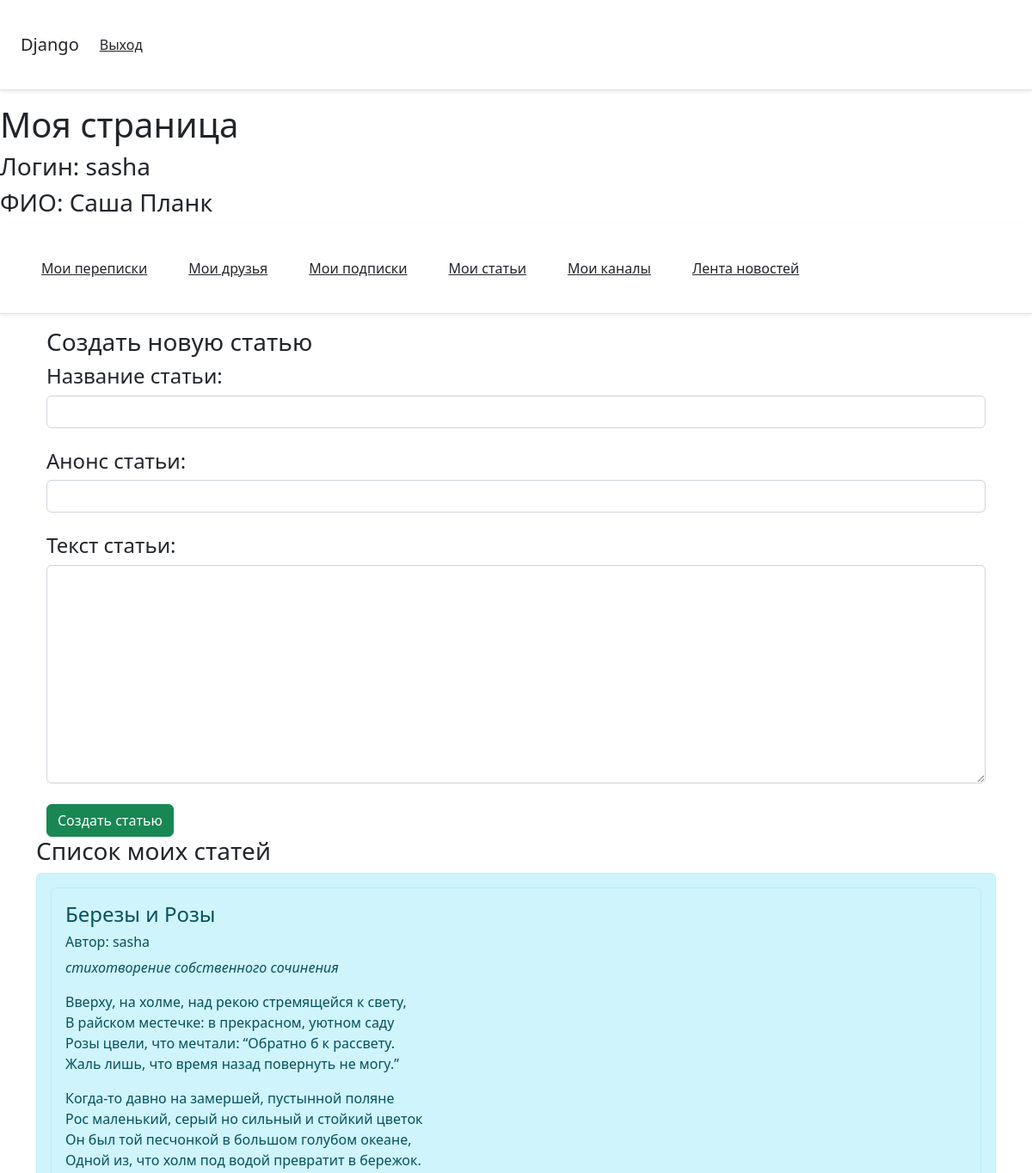
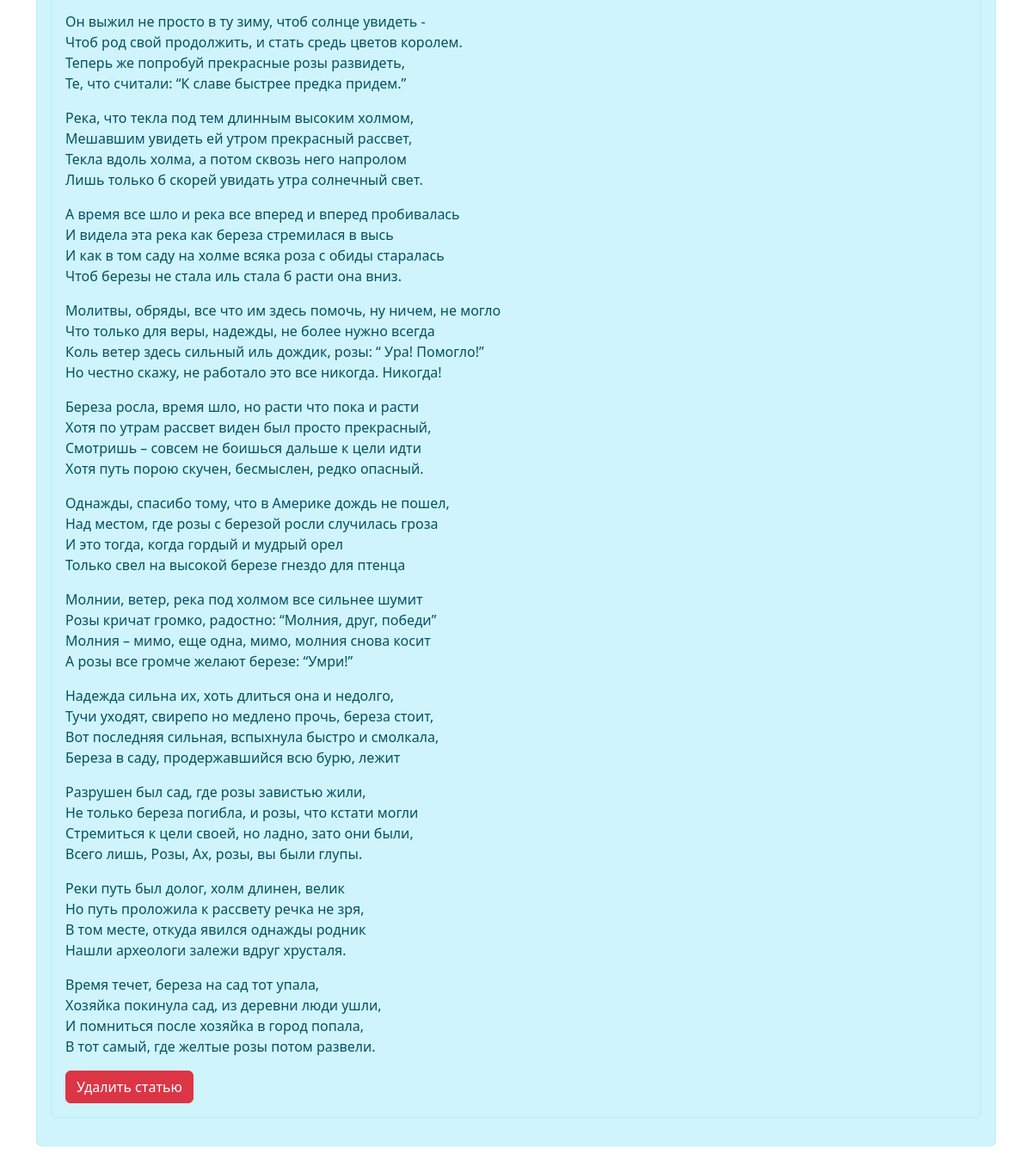
Screenshot of /1/myarticles with the database file from the repository (2 pictures, top to bottom).
### main/models.py (models this page shows)
class StandartUser(models.Model):
    password = models.CharField(max_length=256)
    username = models.CharField('username', max_length=150)
    last_name = models.CharField(max_length=150)
    date_joined  = models.DateTimeField(auto_now=True)
    first_name = models.CharField(max_length=150)

class Articles(models.Model):
    author = models.CharField('Автор', max_length=25)
    title = models.CharField('Название', max_length=255)
    intro = models.CharField('Анонс', max_length=250)
    content = models.TextField('Статья',blank=True)
    time_create = models.DateTimeField('Время создания',auto_now_add=True)
    time_update = models.DateTimeField('Время редакции',auto_now=True)
    is_published = models.BooleanField('Статус публикации',default=True)

### main/views.py (the view)
# urls.py: path('<int:id>/myarticles', views.myarticles, name='myarticles'),
def myarticles(request, id):
   user = get_object_or_404(StandartUser, id=id)
   form = ArticlesForm(request.POST)
   if form.is_valid():
      article = form.save(commit=False)
      article.author = user.username
      article.save()
      return redirect('myarticles', id=id)
   else:
      form = ArticlesForm()
   myaricles = Articles.objects.all()
   data = {
        'form': form,
        'user': user,
        'news': myaricles,
   }
   return render(request, 'user/myarticles.html', data)

### main/forms.py
class ArticlesForm(ModelForm):
    class Meta:
        model = Articles
        fields = ['author', 'title', 'intro', 'content']
        widgets = {
            "author": TextInput(attrs={
                'class': 'form-control'
            }),
            "title": TextInput(attrs={
                'class': 'form-control'
            }),
            "intro": TextInput(attrs={
                'class': 'form-control'
            }),
            "content": Textarea(attrs={
                'class': 'form-control'
            }),
        }

### main/templates/user/myarticles.html (shortened to what this page needs)
{% extends 'user/userpage.html' %}
{% block href %}
<div class="container">
    <div class="container">
        <h3>Создать новую статью</h3>
        <form method="post">
            <h4>Название статьи:</h4>
            {{ form.title }}<br>
            <h4>Анонс статьи:</h4>
            {{ form.intro }}<br>
            <h4>Текст статьи:</h4>
            {{ form.content }}<br>
            <input type="submit" class="btn btn-success" value="Создать статью">
        </form>
    </div>
    <h3>Список моих cтатей</h3>
    <div class="alert alert-info">
        {% if news|length > 0 %}
            {% for elem in news reversed %}
                {% if elem.author == user.username %}
                    <div class="alert alert-info">
                        <h4>{{ elem.title }}</h4>
                        <h6>Автор: {{ elem.author }}</h6>
                        <p><em>{{ elem.intro }}</em></p>
                        <article>{{ elem.content|linebreaks }}</article>
                        <button class="btn btn-danger delete-article" data-article-id="{{ elem.id }}">Удалить статью</button>
                    </div>
                {% endif %}
            {% endfor %}
        {% else %}
        <p>У меня пока нету статей</p>
        {% endif %}
    </div>
</div>
{% endblock %}

### main/templates/user/userpage.html (shortened to what this page needs)
{% extends 'user/base.html' %}
{% block body %}
<h1>Моя страница</h1>
<h3>Логин: {{ user.username }}</h3>
<h3 style="text-transform:capitalize">ФИО: {{ user.first_name }} {{ user.last_name }}</h3>
<div class="d-flex flex-column flex-md-row align-items-center p-3 px-md-4 mb-3 bg-white border-bottom shadow-sm">
    <a class="p-4 text-dark" href="mychats">Мои переписки</a>
    <a class="p-4 text-dark" href="myfriends">Мои друзья</a>
    <a class="p-4 text-dark" href="mysubscribes">Мои подписки</a>
    <a class="p-4 text-dark" href="myarticles">Мои статьи</a>
    <a class="p-4 text-dark" href="mychanels">Мои каналы</a>
    <a class="p-4 text-dark" href="news">Лента новостей</a>
</div>
{% block href %}{% endblock %}
{% endblock %}

### rows the page displays
StandartUser: username "sasha", first_name "Саша", last_name "Планк"
Articles: title "Березы и Розы", author "sasha", intro "стихотворение собственного сочинения", content "Вверху, на холме, над рекою стремящейся к свету, В райском местечке: в прекрасном, уютном саду Розы цвели, что мечтали: “Обратно б к рассвету. Жаль лишь, что время назад повернуть не могу.” Когда-то давно на замершей, пустынной поляне Рос маленький, серый но сильный и стойкий цветок Он был той песчонкой в большом голубом океане, Одной из, что холм под водой превратит в бережок. Он выжил не просто в ту зиму, чтоб солнце увидеть - Чтоб род свой продолжить, и стать средь цветов королем. Теперь же попробуй прекрасные розы развидеть, Те, что считали: “К славе быстрее предка придем.” Река, что текла под тем длинным высоким холмом, Мешавшим увидеть ей утром прекрасный рассвет, Текла вдоль холма, а…"
